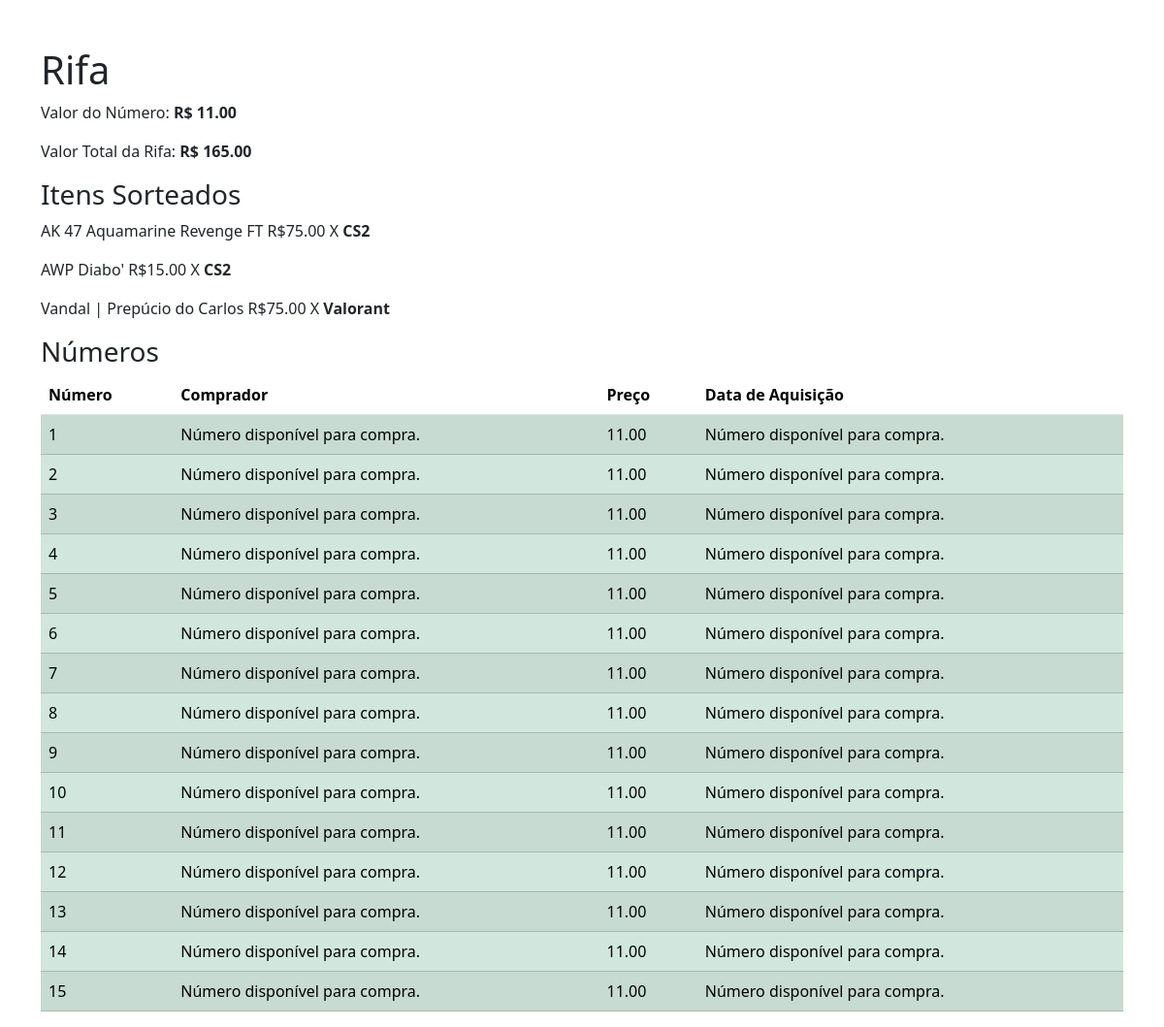
Before: /rifa/42/1 with the older database file.
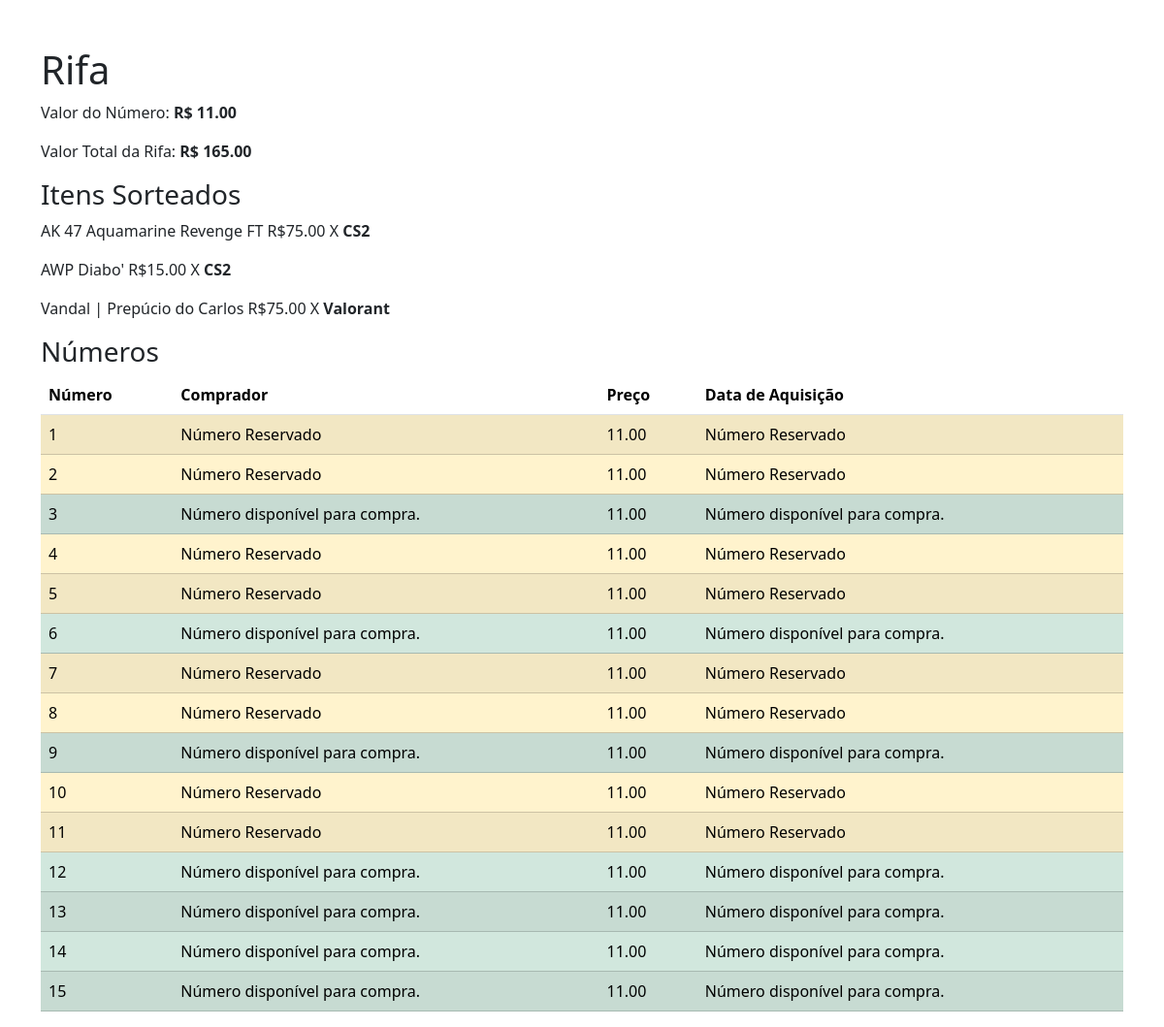
After: the same page with the newer database file.
### rifa/models.py (models this page shows, shortened)
class NumeroVendido(models.Model):
    numero = models.IntegerField()
    comprador = models.ForeignKey('auth.User', on_delete=models.CASCADE, null=True, blank=True)
    data_aquisicao = models.DateTimeField(blank=True, null=True)
    rifa_relacionada = models.ForeignKey('Rifa', on_delete=models.CASCADE, null=True, blank=True)
    status = models.CharField(
        max_length=1,
        choices=[
            ('D', 'Disponível'),
            ('V', 'Vendido'),
            ('R', 'Reservado'),
        ],
        default='D'
    )

### rifa/views.py (the view)
# urls.py: re_path(r'^rifa/(?P<rifa_id>\d+)/(?P<refresh>\d+)?$', views.rifa, name='rifa'),
def rifa(request, rifa_id, refresh=None):
    rifa = get_object_or_404(Rifa, id=rifa_id)
    rifa = Rifa.objects.get(id=rifa_id)
    rifa.save()
    numeros = NumeroVendido.objects.filter(rifa_relacionada=rifa)
    if refresh is None:
        refresh = 0
    return render(request, "rifa/rifa.html", {"rifa": rifa, "Numeros": numeros, 'refresh': refresh})

### item/models.py (called while the page is built)
    def __str__(self):
        return self.nome

### rifa/models.py (called while the page is built)
    def get_valor_total(self):
        self.valor_rifa = sum(self.items.all().values_list('valor', flat=True))

    def get_valor_numero(self):
        if self.quantidade_numeros > 0:
            self.valor_numero = self.valor_rifa / self.quantidade_numeros

    def get_quantia_numeros_vendidos(self):
        return self.numeros.filter(data_aquisicao__isnull=False).count()

    def save(self, *args, **kwargs):
        if self.pk:
            self.get_valor_total()
            self.get_valor_numero()
            self.quantidade_numeros_vendidos = self.get_quantia_numeros_vendidos()
        super().save(*args, **kwargs)

### rifa/templates/rifa/rifa.html (shortened to what this page needs)
<!DOCTYPE html>
<html lang="pt-br">
<head>
    <link href="https://cdn.jsdelivr.net/npm/bootstrap@5.3.3/dist/css/bootstrap.min.css" rel="stylesheet">
</head>
<body>
    <div class="container mt-5">
        <h1>Rifa</h1>
        <p>Valor do Número: <strong>R$ {{ rifa.valor_numero }} </strong> </p>
        <p>Valor Total da Rifa: <strong> R$ {{ rifa.valor_rifa }} </strong> </p>
        <h3>Itens Sorteados</h3>
        {% for item in rifa.items.all %}
            <p>{{ item }} R$<span>{{ item.valor }}</span> X <strong> {{item.mercado_relacionado}} </strong> </p>
        {% endfor %}
        <h3>Números</h3>
        <table class="table table-striped">
            <thead>
                <tr>
                    <th scope="col">Número</th>
                    <th scope="col">Comprador</th>
                    <th scope="col">Preço</th>
                    <th scope="col">Data de Aquisição</th>
                </tr>
            </thead>
            <tbody>
                {% for numero in Numeros %}
                <tr class="{% if numero.status != 'V' and numero.status != 'R' %}clickable-row{% endif %} {% if numero.status == 'V' %}table-danger{% elif numero.status == 'R' %}table-warning{% else %}table-success{% endif %}"
                    hx-get="{% url 'numero_detail' numero.id %}"
                    hx-target="#itemModal .modal-body"
                    hx-trigger="click"
                    data-bs-toggle="modal"
                    data-bs-target="#itemModal"
                    data-numero-id="{{ numero.id }}">
                    <td>{{ numero.numero }}</td>
                    {% if numero.comprador %}
                        <td>{{ numero.comprador }}</td>
                    {% elif numero.status == 'R' %}
                        <td> Número Reservado </td>
                    {% else %}
                        <td>Número disponível para compra.</td>
                    {% endif %}
                    <td>{{ rifa.valor_numero }}</td>
                    {% if numero.data_aquisicao %}
                        <td>{{ numero.data_aquisicao }}</td>
                    {% elif numero.status == 'R' %}
                        <td> Número Reservado </td>
                    {% else %}
                        <td>Número disponível para compra.</td>
                    {% endif %}
                </tr>
                {% empty %}
                <tr>
                    <td colspan="4" class="text-center">Não há números vendidos</td>
                </tr>
                {% endfor %}
            </tbody>
        </table>
    </div>
</body>
</html>

Changed rows visible on the page:
changed NumeroVendido (number 1 of 15 on the later page): status "Número disponível para compra. Número disponível para compra." → "Número Reservado Número Reservado"
changed NumeroVendido (number 2 of 15 on the later page): status "Número disponível para compra. Número disponível para compra." → "Número Reservado Número Reservado"
changed NumeroVendido (number 4 of 15 on the later page): status "Número disponível para compra. Número disponível para compra." → "Número Reservado Número Reservado"
changed NumeroVendido (number 5 of 15 on the later page): status "Número disponível para compra. Número disponível para compra." → "Número Reservado Número Reservado"
changed NumeroVendido (number 7 of 15 on the later page): status "Número disponível para compra. Número disponível para compra." → "Número Reservado Número Reservado"
changed NumeroVendido (number 8 of 15 on the later page): status "Número disponível para compra. Número disponível para compra." → "Número Reservado Número Reservado"
changed NumeroVendido (number 10 of 15 on the later page): status "Número disponível para compra. Número disponível para compra." → "Número Reservado Número Reservado"
changed NumeroVendido (number 11 of 15 on the later page): status "Número disponível para compra. Número disponível para compra." → "Número Reservado Número Reservado"
